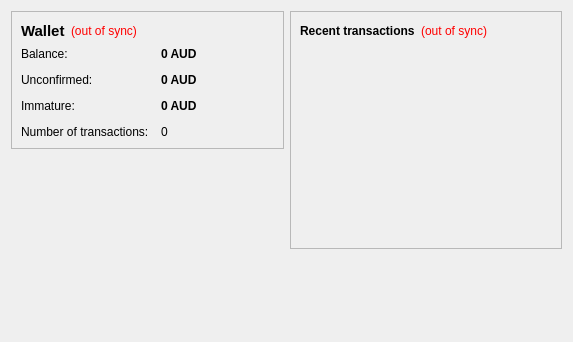
<?xml version="1.0" encoding="UTF-8"?>
<ui version="4.0">
 <class>OverviewPage</class>
 <widget class="QWidget" name="OverviewPage">
  <property name="geometry">
   <rect>
    <x>0</x>
    <y>0</y>
    <width>573</width>
    <height>342</height>
   </rect>
  </property>
  <property name="windowTitle">
   <string>Form</string>
  </property>
  <layout class="QHBoxLayout" name="horizontalLayout" stretch="1,1">
   <item>
    <layout class="QVBoxLayout" name="verticalLayout_2">
     <item>
      <widget class="QFrame" name="frame">
       <property name="frameShape">
        <enum>QFrame::StyledPanel</enum>
       </property>
       <property name="frameShadow">
        <enum>QFrame::Raised</enum>
       </property>
       <layout class="QVBoxLayout" name="verticalLayout_4">
        <item>
         <layout class="QHBoxLayout" name="horizontalLayout_4">
          <item>
           <widget class="QLabel" name="label_5">
            <property name="font">
             <font>
              <pointsize>11</pointsize>
              <weight>75</weight>
              <bold>true</bold>
             </font>
            </property>
            <property name="text">
             <string>Wallet</string>
            </property>
           </widget>
          </item>
          <item>
           <widget class="QLabel" name="labelWalletStatus">
            <property name="toolTip">
             <string>The displayed information may be out of date. Your wallet automatically synchronizes with the Branch network after a connection is established, but this process has not completed yet.</string>
            </property>
            <property name="styleSheet">
             <string notr="true">QLabel { color: red; }</string>
            </property>
            <property name="text">
             <string notr="true">(out of sync)</string>
            </property>
            <property name="alignment">
             <set>Qt::AlignLeading|Qt::AlignLeft|Qt::AlignVCenter</set>
            </property>
           </widget>
          </item>
          <item>
           <spacer name="horizontalSpacer_2">
            <property name="orientation">
             <enum>Qt::Horizontal</enum>
            </property>
            <property name="sizeHint" stdset="0">
             <size>
              <width>40</width>
              <height>20</height>
             </size>
            </property>
           </spacer>
          </item>
         </layout>
        </item>
        <item>
         <layout class="QFormLayout" name="formLayout_2">
          <property name="fieldGrowthPolicy">
           <enum>QFormLayout::AllNonFixedFieldsGrow</enum>
          </property>
          <property name="horizontalSpacing">
           <number>12</number>
          </property>
          <property name="verticalSpacing">
           <number>12</number>
          </property>
          <item row="0" column="0">
           <widget class="QLabel" name="label">
            <property name="text">
             <string>Balance:</string>
            </property>
           </widget>
          </item>
          <item row="0" column="1">
           <widget class="QLabel" name="labelBalance">
            <property name="font">
             <font>
              <weight>75</weight>
              <bold>true</bold>
             </font>
            </property>
            <property name="cursor">
             <cursorShape>IBeamCursor</cursorShape>
            </property>
            <property name="toolTip">
             <string>Your current balance</string>
            </property>
            <property name="text">
             <string notr="true">0 AUD</string>
            </property>
            <property name="textInteractionFlags">
             <set>Qt::LinksAccessibleByMouse|Qt::TextSelectableByKeyboard|Qt::TextSelectableByMouse</set>
            </property>
           </widget>
          </item>
          <item row="1" column="0">
           <widget class="QLabel" name="label_3">
            <property name="text">
             <string>Unconfirmed:</string>
            </property>
           </widget>
          </item>
          <item row="1" column="1">
           <widget class="QLabel" name="labelUnconfirmed">
            <property name="font">
             <font>
              <weight>75</weight>
              <bold>true</bold>
             </font>
            </property>
            <property name="cursor">
             <cursorShape>IBeamCursor</cursorShape>
            </property>
            <property name="toolTip">
             <string>Total of transactions that have yet to be confirmed, and do not yet count toward the current balance</string>
            </property>
            <property name="text">
             <string notr="true">0 AUD</string>
            </property>
            <property name="textInteractionFlags">
             <set>Qt::LinksAccessibleByMouse|Qt::TextSelectableByKeyboard|Qt::TextSelectableByMouse</set>
            </property>
           </widget>
          </item>
          <item row="3" column="0">
           <widget class="QLabel" name="label_2">
            <property name="text">
             <string>Number of transactions:</string>
            </property>
           </widget>
          </item>
          <item row="3" column="1">
           <widget class="QLabel" name="labelNumTransactions">
            <property name="toolTip">
             <string>Total number of transactions in wallet</string>
            </property>
            <property name="text">
             <string notr="true">0</string>
            </property>
           </widget>
          </item>
          <item row="2" column="0">
           <widget class="QLabel" name="labelImmatureText">
            <property name="text">
             <string>Immature:</string>
            </property>
           </widget>
          </item>
          <item row="2" column="1">
           <widget class="QLabel" name="labelImmature">
            <property name="font">
             <font>
              <weight>75</weight>
              <bold>true</bold>
             </font>
            </property>
            <property name="toolTip">
             <string>Mined balance that has not yet matured</string>
            </property>
            <property name="text">
             <string notr="true">0 AUD</string>
            </property>
            <property name="textInteractionFlags">
             <set>Qt::LinksAccessibleByMouse|Qt::TextSelectableByKeyboard|Qt::TextSelectableByMouse</set>
            </property>
           </widget>
          </item>
         </layout>
        </item>
       </layout>
      </widget>
     </item>
     <item>
      <spacer name="verticalSpacer">
       <property name="orientation">
        <enum>Qt::Vertical</enum>
       </property>
       <property name="sizeHint" stdset="0">
        <size>
         <width>20</width>
         <height>40</height>
        </size>
       </property>
      </spacer>
     </item>
    </layout>
   </item>
   <item>
    <layout class="QVBoxLayout" name="verticalLayout_3">
     <item>
      <widget class="QFrame" name="frame_2">
       <property name="frameShape">
        <enum>QFrame::StyledPanel</enum>
       </property>
       <property name="frameShadow">
        <enum>QFrame::Raised</enum>
       </property>
       <layout class="QVBoxLayout" name="verticalLayout">
        <item>
         <layout class="QHBoxLayout" name="horizontalLayout_2">
          <item>
           <widget class="QLabel" name="label_4">
            <property name="text">
             <string>&lt;b&gt;Recent transactions&lt;/b&gt;</string>
            </property>
           </widget>
          </item>
          <item>
           <widget class="QLabel" name="labelTransactionsStatus">
            <property name="toolTip">
             <string>The displayed information may be out of date. Your wallet automatically synchronizes with the Branch network after a connection is established, but this process has not completed yet.</string>
            </property>
            <property name="styleSheet">
             <string notr="true">QLabel { color: red; }</string>
            </property>
            <property name="text">
             <string notr="true">(out of sync)</string>
            </property>
            <property name="alignment">
             <set>Qt::AlignRight|Qt::AlignTrailing|Qt::AlignVCenter</set>
            </property>
           </widget>
          </item>
          <item>
           <spacer name="horizontalSpacer">
            <property name="orientation">
             <enum>Qt::Horizontal</enum>
            </property>
            <property name="sizeHint" stdset="0">
             <size>
              <width>40</width>
              <height>20</height>
             </size>
            </property>
           </spacer>
          </item>
         </layout>
        </item>
        <item>
         <widget class="QListView" name="listTransactions">
          <property name="styleSheet">
           <string notr="true">QListView { background: transparent; }</string>
          </property>
          <property name="frameShape">
           <enum>QFrame::NoFrame</enum>
          </property>
          <property name="verticalScrollBarPolicy">
           <enum>Qt::ScrollBarAlwaysOff</enum>
          </property>
          <property name="horizontalScrollBarPolicy">
           <enum>Qt::ScrollBarAlwaysOff</enum>
          </property>
          <property name="selectionMode">
           <enum>QAbstractItemView::NoSelection</enum>
          </property>
         </widget>
        </item>
       </layout>
      </widget>
     </item>
     <item>
      <spacer name="verticalSpacer_2">
       <property name="orientation">
        <enum>Qt::Vertical</enum>
       </property>
       <property name="sizeHint" stdset="0">
        <size>
         <width>20</width>
         <height>40</height>
        </size>
       </property>
      </spacer>
     </item>
    </layout>
   </item>
  </layout>
 </widget>
 <resources/>
 <connections/>
</ui>
